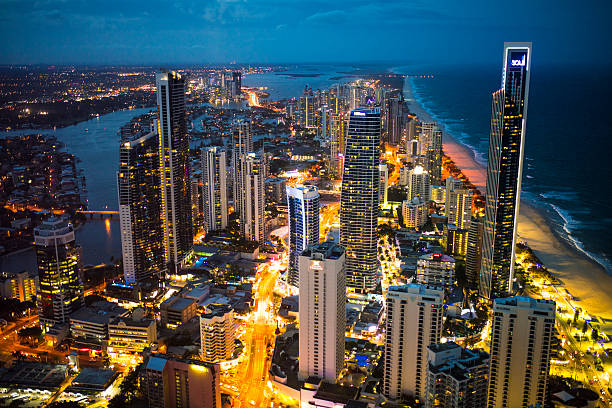
//> input picture images/goldcoast.jpg, 612 x 408 px
$ ./negaposi   (built with g++ and OpenCV 4)
//> lines starting //> are read from the running program, lines starting //| are printed output that depends on the picture; after the words box and inside, x2 and y2 are one past the last pixel; in counts of white or black regions, pixels touching at a corner belong together
#include <iostream>
#include <cmath>
#include <opencv2/opencv.hpp>

int main(){
  std::string src_file = "/home/chikara/c++/opencv-4.5.5/OpenCV_Cppstudy/images/goldcoast.jpg";
  cv::Mat img_src = cv::imread(src_file, 1);
//> img_src is the input picture: 408 rows x 612 cols, CV_8UC3; mean B, G, R 79.3, 80.4, 72.3
  cv::Mat img_hist = cv::Mat::zeros(100, 255, CV_8UC1);
  cv::Mat img_dst, gray, histogram;

  if(!img_src.data){
    std::cout << "error" << std::endl;
    return -1;
  }

  cv::namedWindow("image", cv::WINDOW_AUTOSIZE);
  img_src.convertTo(img_dst, img_src.type(), -1.0, 255.0);
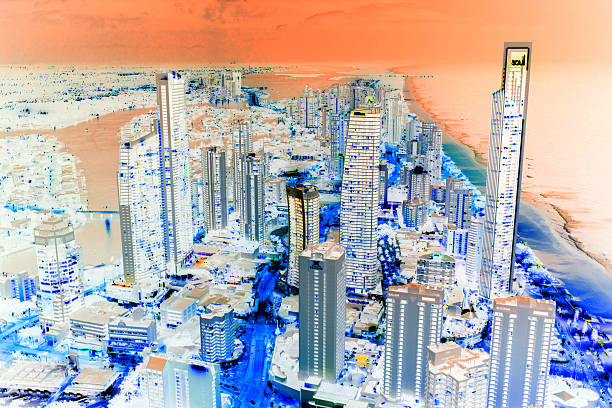
//> img_dst: 408 rows x 612 cols, CV_8UC3; mean B, G, R 175.7, 174.6, 182.7
  cv::cvtColor(img_src, gray, cv::COLOR_BGR2GRAY);
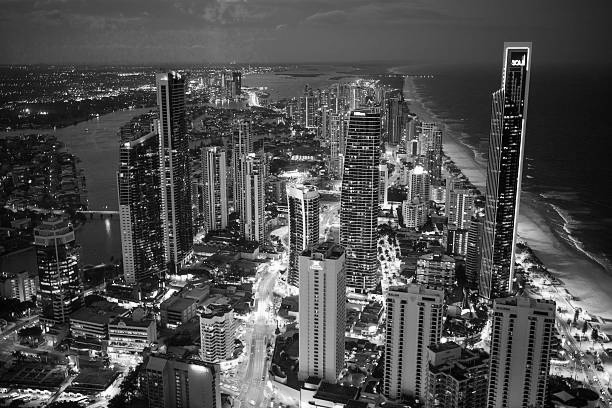
//> gray: 408 rows x 612 cols, CV_8UC1; min 0, max 255, mean 77.8

  const int hdims[] = {256};
  const float hranges[] = {0, 256};
  const float * ranges[] = {hranges};

  cv::calcHist(&gray, 1, 0, cv::Mat(), histogram, 1, hdims, ranges);
//> histogram = 256 values, max 2475 at index 21, min 18 at index 255, mean 975.4

  double hist_min, hist_max;
  minMaxLoc(histogram, &hist_min, &hist_max);
//> hist_min = 18; hist_max = 2475

  for(int i=0;i <= 255;i++){
    int v = cv::saturate_cast<int>(histogram.at<float>(i));
    cv::line(img_hist, cv::Point(i, img_hist.rows), cv::Point(i, img_hist.rows * (v/hist_max)), cv::Scalar(255, 255, 255));
    cv::imshow("histogram", img_hist);
  }
//> this loop made 256 passes
//> v on passes 1 to 3: 138, 774, 1149
//> pass 1, `cv::imshow("histogram", img_hist);`:
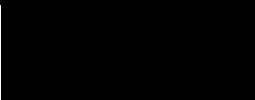
//> window 'histogram': 100 rows x 255 cols, CV_8UC1; 0.37% white in thin lines or dots, all inside (x1, y1, x2, y2) = (0, 5, 1, 100)
//> pass 2, `cv::imshow("histogram", img_hist);`:
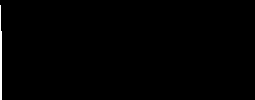
//> window 'histogram': 100 rows x 255 cols, CV_8UC1; 0.64% white; 1 white region, box (x1, y1, x2, y2) and area: (0, 5, 2, 100) 164
//> after the loop:
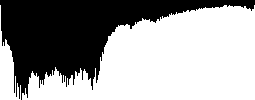
//> img_hist: 100 rows x 255 cols, CV_8UC1; 60.9% white; 1 black region, box (x1, y1, x2, y2) and area: (0, 0, 255, 100) 9969

  cv::imshow("image", img_src);
  cv::imshow("negaposi", img_dst);

  cv::waitKey(0);
  return 0;
}

$ run again, with images/boxobject.jpg copied over images/goldcoast.jpg
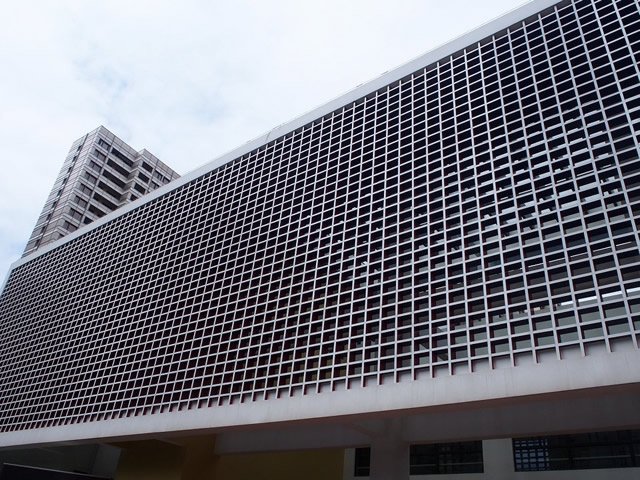
//> input picture images/boxobject.jpg, 640 x 480 px
//> img_src is the input picture: 480 rows x 640 cols, CV_8UC3; mean B, G, R 121.7, 112.7, 112.3
//> `img_src.convertTo(img_dst, img_src.type(), -1.0, 255.0);`:
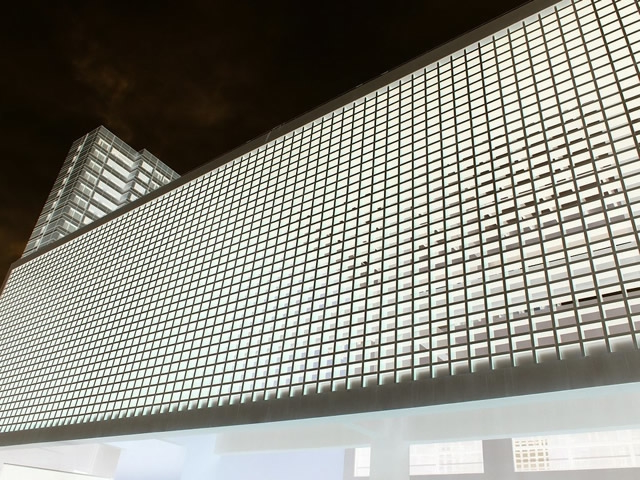
//> img_dst: 480 rows x 640 cols, CV_8UC3; mean B, G, R 133.3, 142.3, 142.7
//> histogram = 256 values, max 7959 at index 244, min 0 at index 254, mean 1200
//> hist_min = 0; hist_max = 7959
//> the loop `for(int i=0;i <= 255;i++)` made 256 passes
//> v on passes 1 to 3: 37, 2051, 3493
//> after the loop `for(int i=0;i <= 255;i++)`:
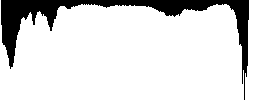
//> img_hist: 100 rows x 255 cols, CV_8UC1; 85.3% white; 1 black region, box (x1, y1, x2, y2) and area: (1, 0, 249, 100) 3742

$ run again, with images/glass.jpg copied over images/goldcoast.jpg
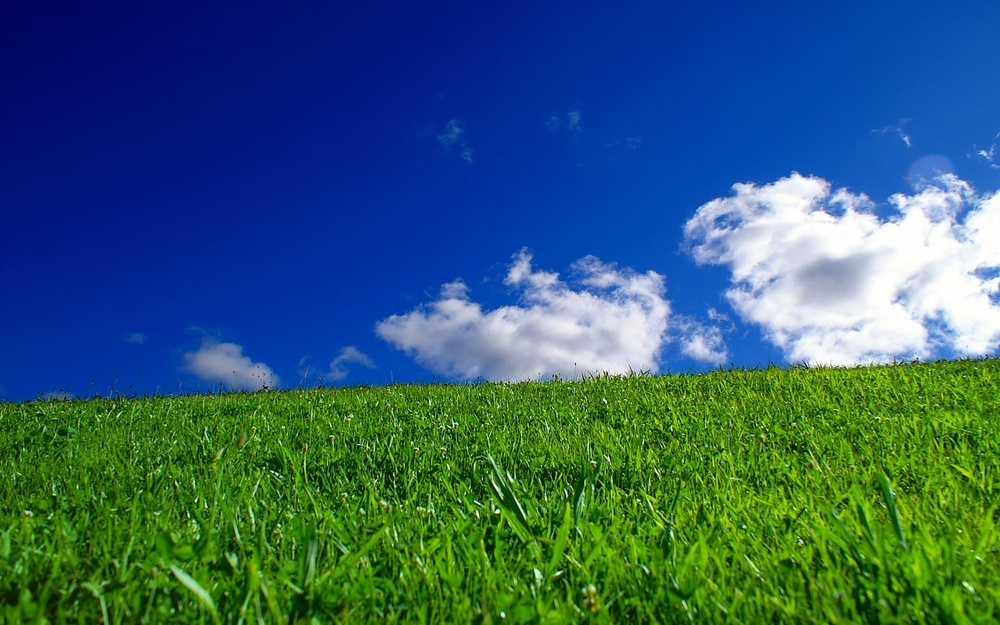
//> input picture images/glass.jpg, 1000 x 625 px, shrunk from 1920 x 1200 before the run
//> img_src is the input picture: 625 rows x 1000 cols, CV_8UC3; mean B, G, R 107, 93.5, 49.6
//> `cv::cvtColor(img_src, gray, cv::COLOR_BGR2GRAY);`:
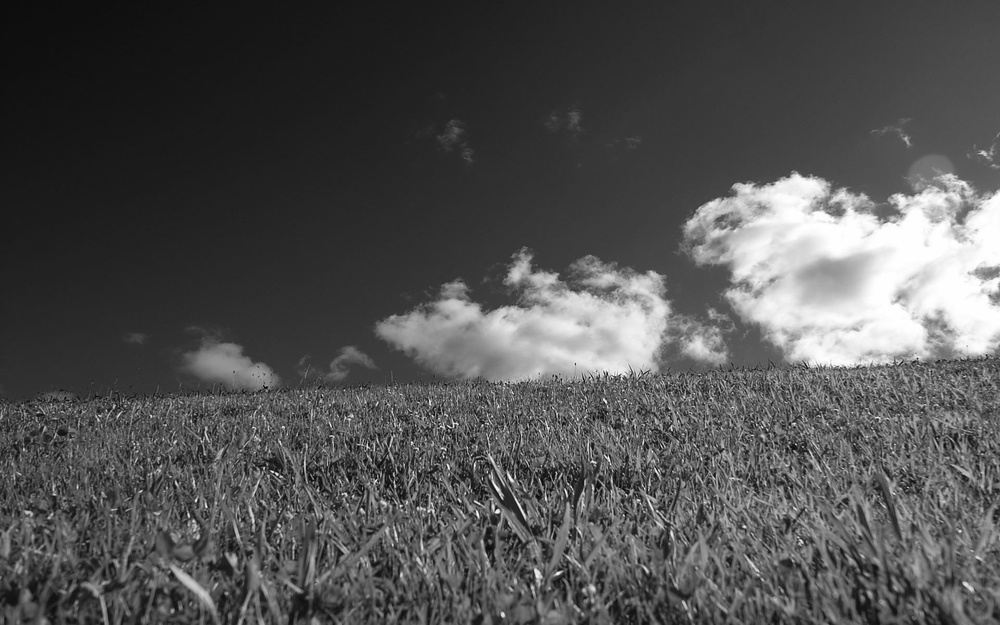
//> gray: 625 rows x 1000 cols, CV_8UC1; min 1, max 255, mean 81.9
//> histogram = 256 values, max 8722 at index 44, min 0 at index 0, mean 2441.4
//> hist_min = 0; hist_max = 8722
//> the loop `for(int i=0;i <= 255;i++)` made 256 passes
//> v on passes 1 to 3: 0, 1, 0
//> after the loop `for(int i=0;i <= 255;i++)`:
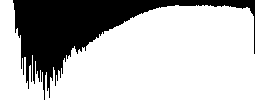
//> img_hist: 100 rows x 255 cols, CV_8UC1; 72.4% white; 1 black region, box (x1, y1, x2, y2) and area: (13, 0, 255, 100) 7035

$ run again, with images/roundabout.jpg copied over images/goldcoast.jpg
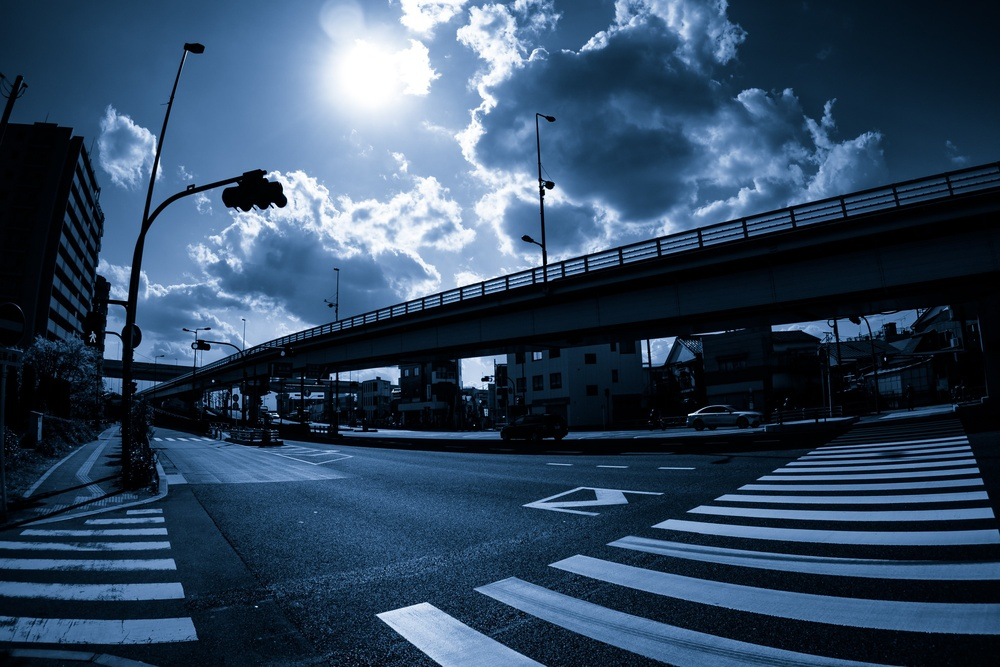
//> input picture images/roundabout.jpg, 1000 x 667 px, shrunk from 3200 x 2135 before the run
//> img_src is the input picture: 667 rows x 1000 cols, CV_8UC3; mean B, G, R 95.1, 71.3, 49.1
//> `cv::cvtColor(img_src, gray, cv::COLOR_BGR2GRAY);`:
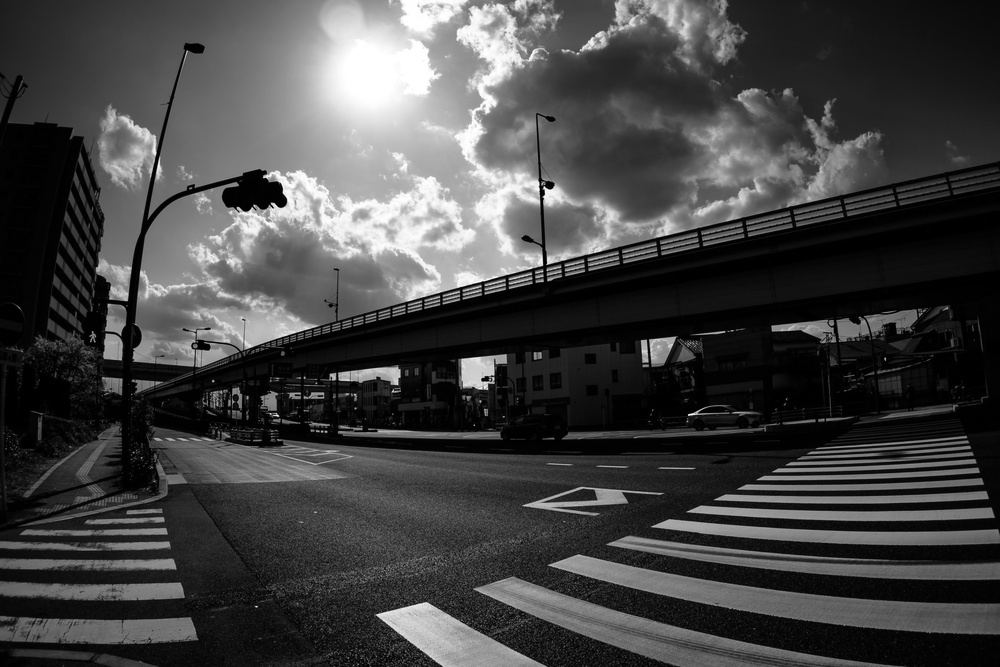
//> gray: 667 rows x 1000 cols, CV_8UC1; min 0, max 255, mean 67.4
//> histogram = 256 values, max 28191 at index 1, min 449 at index 222, mean 2605.5
//> hist_min = 449; hist_max = 28191
//> the loop `for(int i=0;i <= 255;i++)` made 256 passes
//> v on passes 1 to 3: 16119, 28191, 23375
//> after the loop `for(int i=0;i <= 255;i++)`:
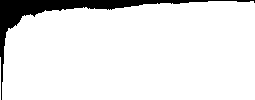
//> img_hist: 100 rows x 255 cols, CV_8UC1; 91.3% white; 1 black region, box (x1, y1, x2, y2) and area: (0, 0, 255, 100) 2224
